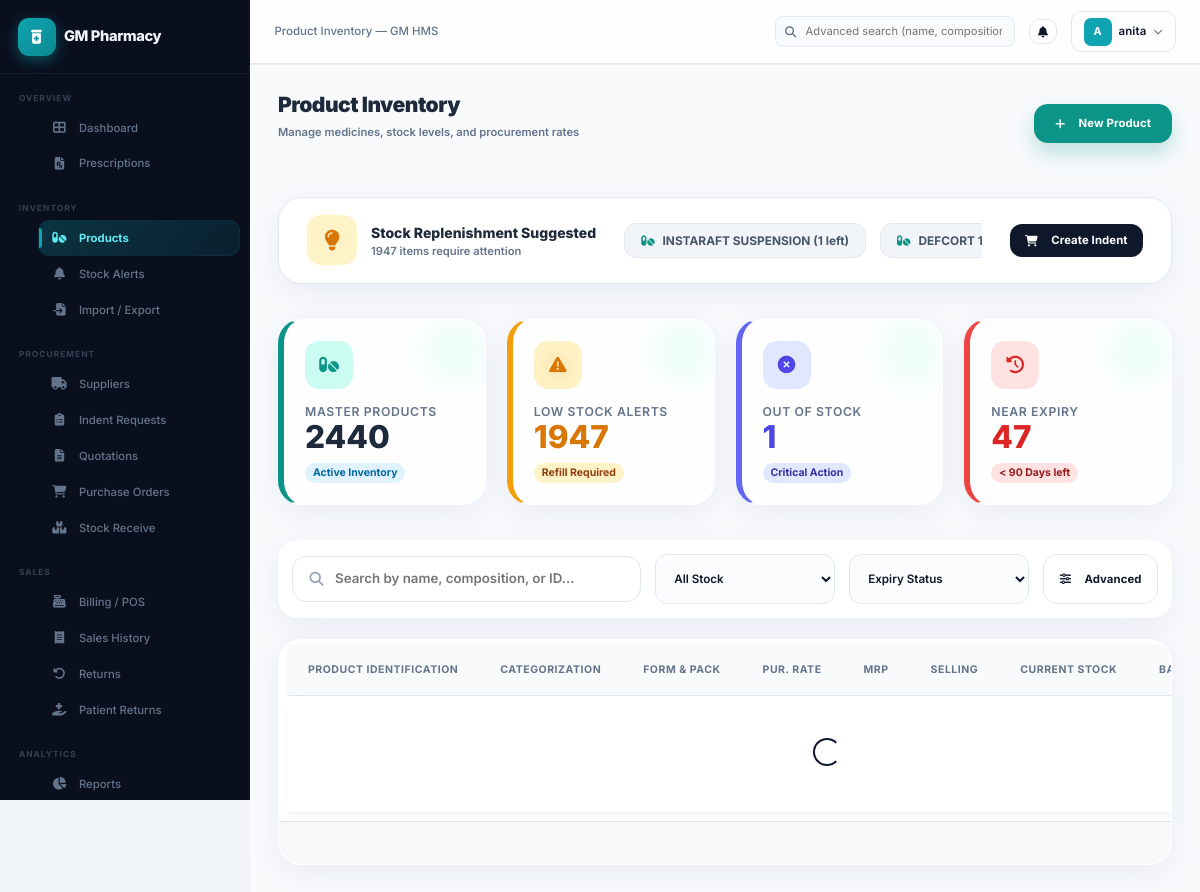
Screenshot of /pharmacy_view/products.php (signed in) with the database file from the repository.
### tables this page shows
CREATE TABLE `ph_product` (
  `sl_no` int(11) NOT NULL,
  `product_id` varchar(50) NOT NULL,
  `product_name` varchar(255) NOT NULL,
  `content` varchar(255) DEFAULT NULL,
  `strength` varchar(100) DEFAULT NULL,
  `form` varchar(100) DEFAULT NULL,
  `therapeutic` varchar(150) DEFAULT NULL,
  `hsn_code` varchar(20) DEFAULT NULL,
  `manufacturer` varchar(200) DEFAULT NULL,
  `purchase_rate` decimal(10,2) DEFAULT 0.00,
  `pack_rate` decimal(10,2) DEFAULT 0.00,
  `individual_rate` decimal(10,2) DEFAULT 0.00,
  `quantity` int(11) DEFAULT 0,
  `pack` varchar(100) DEFAULT NULL,
  `unit` varchar(50) DEFAULT '''Tablet''',
  `pack_size` int(11) DEFAULT 10,
  `min_stock` int(11) DEFAULT 20,
  `max_stock` int(11) DEFAULT 500,
  `rack_location` varchar(100) DEFAULT NULL,
  `batch_number` varchar(100) DEFAULT NULL,
  `expiry_date` date DEFAULT NULL,
  `mrp` decimal(10,2) DEFAULT 0.00,
  `sales_price` varchar(100) DEFAULT NULL,
  `GST_price` varchar(100) DEFAULT NULL,
  `total_MRP` varchar(100) DEFAULT NULL,
  `tax_no` varchar(100) DEFAULT NULL,
  `t_sale_price` varchar(100) DEFAULT NULL,
  `tax_percent` decimal(5,2) DEFAULT 12.00,
  `product_image` varchar(500) DEFAULT NULL,
  `total_cost` varchar(100) DEFAULT NULL,
  `attachment` mediumtext NOT NULL,
  `is_active` tinyint(1) DEFAULT 1,
  `last_update` timestamp NOT NULL DEFAULT current_timestamp() ON UPDATE current_timestamp()
);

### core/Autoloader.php (called while the page is built, shortened)
<?php
spl_autoload_register(function ($class) {
    $prefix = 'GM_HMS\\';
    $base_dir = __DIR__ . '/../';
    $len = strlen($prefix);
    $relative_class = substr($class, $len);
    $map = [
        'Controllers\\' => 'controler/',
        'Models\\' => 'models/',
        'Core\\' => 'core/',
        'Middleware\\' => 'middleware/',
        'Security\\' => 'security/',
        'Database\\' => 'Database/',
        'Config\\' => 'config/',
        'Modules\\' => 'modules/'
    ];
    foreach ($map as $ns => $dir) {
        if (strncmp($ns, $relative_class, strlen($ns)) === 0) {
            $file = $base_dir . $dir . str_replace('\\', '/', substr($relative_class, strlen($ns))) . '.php';
            if (file_exists($file)) {
                return;
            }
        }
    }
});

### config/SecurityConfig.php (called while the page is built, shortened)
<?php
class SecurityConfig {
    private static $instance = null;
    private $config = [];
    public static function getInstance() {
        if (self::$instance === null) {
            self::$instance = new self();
        }
        return self::$instance;
    }
    private function loadEnvironment() {
        $envPath = __DIR__ . '/.env';
        $lines = file($envPath, FILE_IGNORE_NEW_LINES | FILE_SKIP_EMPTY_LINES);
        foreach ($lines as $line) {
            if (strpos(trim($line), '#') === 0) continue;
            if (strpos($line, '=') !== false) {
                list($key, $value) = explode('=', $line, 2);
                $key = trim($key);
                $value = trim(trim($value), '"\'');
                $envValue = getenv($key);
                if ($envValue !== false) {
                    $this->config[$key] = $envValue;
                } else {
                    $this->config[$key] = $value;
                    putenv("$key=$value");
                    $_ENV[$key] = $value;
                }
            }
        }
    }
    private function validateConfiguration() {
        $required = ['DB_HOST', 'DB_NAME', 'DB_USERNAME', 'JWT_SECRET', 'ENCRYPTION_KEY'];
    }
    public function get($key, $default = null) {
        return $this->config[$key] ?? $default;
    }
    public function getDatabase() {
        return [
            'host' => $this->get('DB_HOST', 'localhost'),
            'port' => $this->get('DB_PORT', 3306),
            'name' => $this->get('DB_NAME'),
            'username' => $this->get('DB_USERNAME'),
            'password' => $this->get('DB_PASSWORD', ''),
            'charset' => $this->get('DB_CHARSET', 'utf8mb4')
        ];
    }
}

### Database/SecureDatabase.php (called while the page is built, shortened)
<?php
class SecureDatabase
{
    private static $instance = null;
    private $connection = null;
    private $config;
    private function __construct()
    {
        $this->config = SecurityConfig::getInstance();
    }
    public static function getInstance()
    {
        if (self::$instance === null) {
            self::$instance = new self();
        }
        return self::$instance;
    }
    private function connect()
    {
        try {
            $dbConfig = $this->config->getDatabase();
            $this->connection = new mysqli(
                $dbConfig['host'],
                $dbConfig['username'],
                $dbConfig['password'],
                $dbConfig['name'],
                $dbConfig['port']
                );
            $this->connection->query("SET SQL_MODE='STRICT_ALL_TABLES,NO_ZERO_DATE,NO_ZERO_IN_DATE'");
            $this->connection->query("SET time_zone = '+05:30'");
        }
        catch (Exception $e) {
            throw new Exception('Database initialization failed');
        }
    }
    public function execute($query, $params = [], $types = null)
    {
        $stmt = $this->connection->prepare($query);
        if (!empty($params)) {
            if ($types === null) {
                $types = '';
                foreach ($params as $key => $param) {
                    if (is_bool($param)) {
                        $params[$key] = $param ? 1 : 0;
                        $types .= 'i';
                    }
                    elseif (is_int($param))
                        $types .= 'i';
                    elseif (is_float($param))
                        $types .= 'd';
                    elseif (is_string($param) || is_null($param))
                        $types .= 's';
                    else
                        $types .= 'b';
                }
            }
            $stmt->bind_param($types, ...$params);
        }
        $success = $stmt->execute();
        $result = $stmt->get_result();
        return $result;
    }
    public function fetchAll($query, $params = [], $types = null)
    {
        $result = $this->execute($query, $params, $types);
        $rows = [];
        while ($row = $result->fetch_assoc())
            $rows[] = $row;
        return $rows;
    }
}

### pharmacy_view/includes/db.php (called while the page is built, shortened)
<?php
require_once __DIR__ . '/../../core/Autoloader.php';
class DBResult {
    private array $rows;
    public function __construct(array $rows) {
        $this->rows = $rows;
    }
    public function fetchAll(int $mode = 0): array {
        if ($mode === \PDO::FETCH_COLUMN) {
            return array_map(fn($r) => reset($r), $this->rows);
        }
        return $this->rows;
    }
    public function fetchColumn(): mixed {
        return reset($this->rows[0]);
    }
}
class DBWrapper {
    private SecureDatabase $db;
    public function __construct(SecureDatabase $db) {
        $this->db = $db;
    }
    public function query(string $sql): DBResult {
        $rows = $this->db->fetchAll($sql);
        return new DBResult($rows);
    }
}
function _getSecureDB(): SecureDatabase {
    static $db = null;
    if ($db === null) {
        $db = SecureDatabase::getInstance();
    }
    return $db;
}
function getDB(): DBWrapper {
    static $wrapper = null;
    if ($wrapper === null) {
        $wrapper = new DBWrapper(_getSecureDB());
    }
    return $wrapper;
}

### pharmacy_view/products.php (the view, shortened to what this page needs)
<?php
require_once 'includes/db.php';
$db = getDB();
$totalProducts = (int)$db->query("SELECT COUNT(*) FROM ph_product")->fetchColumn();
$lowStockThreshold = 20;
$lowStockItems = $db->query("SELECT product_id, product_name, quantity FROM ph_product WHERE quantity > 0 AND quantity <= $lowStockThreshold ORDER BY quantity ASC")->fetchAll();
$lowStockCount = count($lowStockItems);
$outOfStockCount = (int)$db->query("SELECT COUNT(*) FROM ph_product WHERE quantity = 0")->fetchColumn();
$expiredSoonCount = (int)$db->query("SELECT COUNT(*) FROM ph_product WHERE expiry_date <= DATE_ADD(CURDATE(), INTERVAL 90 DAY) AND expiry_date >= CURDATE()")->fetchColumn();
include 'includes/ph_head.php';
?>
<div class="ph-wrap">
<?php include 'includes/pharmacy_sidebar.php'; ?>
<div id="ph-content">
<?php include 'includes/pharmacy_navbar.php'; ?>
<div class="ph-page-body">
  <div class="d-flex justify-content-between align-items-center mb-5">
    <div>
      <h1 class="ph-page-title" style="font-weight: 900; letter-spacing: -0.5px; color: var(--med-text-main);">Product Inventory</h1>
      <p class="ph-page-subtitle" style="font-weight: 600; color: var(--med-text-muted);">Manage medicines, stock levels, and procurement rates</p>
    </div>
    <button class="ph-btn" style="background: var(--med-primary); color: white; padding: 0.75rem 1.5rem; border-radius: 14px; font-weight: 700; box-shadow: 0 10px 20px rgba(13, 148, 136, 0.25);" onclick="openProductModal()">
      <i class="fas fa-plus me-2"></i> New Product
    </button>
  </div>
  <?php if($lowStockCount > 0): ?>
  <div class="smart-alert">
    <div class="d-flex align-items-center gap-3">
      <div style="width:50px; height:50px; border-radius:14px; background: #FEF3C7; color: #D97706; display: flex; align-items: center; justify-content: center; font-size: 1.5rem;"><i class="fas fa-lightbulb"></i></div>
      <div>
        <div style="font-weight: 800; color: var(--med-text-main); font-size: 1rem;">Stock Replenishment Suggested</div>
        <div style="font-size: 0.8rem; color: var(--med-text-muted); font-weight: 600;"><?= $lowStockCount ?> items require attention</div>
      </div>
    </div>
    <div class="low-stock-scroll">
      <?php foreach($lowStockItems as $item): ?>
        <div class="stock-item-tag">
          <i class="fas fa-pills" style="color: var(--med-primary)"></i>
          <?= htmlspecialchars($item['product_name']) ?> (<?= $item['quantity'] ?> left)
        </div>
      <?php endforeach; ?>
    </div>
    <button class="ph-btn" style="background: #0F172A; color: white; border-radius: 12px; font-weight: 700;" onclick="window.location.href='indent_request.php'">
      <i class="fas fa-shopping-cart me-2"></i> Create Indent
    </button>
  </div>
  <?php endif; ?>
  <div class="bento-grid">
    <div class="bento-card bc-total">
      <div>
        <div class="bento-icon" style="background: var(--med-primary-light); color: var(--med-primary);"><i class="fas fa-pills"></i></div>
        <div class="bento-lbl">Master Products</div>
      </div>
      <div>
        <div class="bento-val"><?= $totalProducts ?></div>
        <div class="bento-trend" style="background: #E0F2FE; color: #0369A1;">Active Inventory</div>
      </div>
    </div>
    <div class="bento-card bc-low">
      <div>
        <div class="bento-icon" style="background: #FEF3C7; color: #D97706; text-shadow: 0 0 20px rgba(217, 119, 6, 0.4);"><i class="fas fa-exclamation-triangle"></i></div>
        <div class="bento-lbl">Low Stock Alerts</div>
      </div>
      <div>
        <div class="bento-val" style="color: #D97706;"><?= $lowStockCount ?></div>
        <div class="bento-trend" style="background: #FEF3C7; color: #92400E;">Refill Required</div>
      </div>
    </div>
    <div class="bento-card bc-out">
      <div>
        <div class="bento-icon" style="background: #E0E7FF; color: #4F46E5;"><i class="fas fa-times-circle"></i></div>
        <div class="bento-lbl">Out of Stock</div>
      </div>
      <div>
        <div class="bento-val" style="color: #4F46E5;"><?= $outOfStockCount ?></div>
        <div class="bento-trend" style="background: #E0E7FF; color: #3730A3;">Critical Action</div>
      </div>
    </div>
    <div class="bento-card bc-expired">
      <div>
        <div class="bento-icon" style="background: #FEE2E2; color: #DC2626;"><i class="fas fa-history"></i></div>
        <div class="bento-lbl">Near Expiry</div>
      </div>
      <div>
        <div class="bento-val" style="color: #DC2626;"><?= $expiredSoonCount ?></div>
        <div class="bento-trend" style="background: #FEE2E2; color: #991B1B;">< 90 Days left</div>
      </div>
    </div>
  </div>
  <div class="workspace-header">
    <div class="search-pill">
      <i class="fas fa-search"></i>
      <input type="text" id="searchInput" placeholder="Search by name, composition, or ID...">
    </div>
    <select class="ph-select" id="stockFilter" style="width: 180px; height: 50px;">
      <option value="">All Stock</option>
    </select>
    <select class="ph-select" id="expiryFilter" style="width: 180px; height: 50px;">
      <option value="">Expiry Status</option>
    </select>
    <button class="ph-btn ph-btn-outline" style="height: 50px; border-radius: 14px;" data-bs-toggle="collapse" data-bs-target="#advancedFilters">
      <i class="fas fa-sliders-h me-2"></i> Advanced
    </button>
  </div>
  <div class="smart-table-container">
    <div class="ph-table-wrap">
      <table class="ph-table" id="productsTable">
        <thead>
          <tr>
            <th>Product Identification</th>
            <th>Categorization</th>
            <th>Form & Pack</th>
            <th class="text-end">Pur. Rate</th>
            <th class="text-end">MRP</th>
            <th class="text-end">Selling</th>
            <th class="text-center">Current Stock</th>
            <th>Batch & Expiry</th>
          </tr>
        </thead>
        <tbody id="productsBody">
          <tr><td colspan="9" class="text-center py-5"><div class="spinner-border text-teal" role="status"></div></td></tr>
        </tbody>
      </table>
    </div>
    <div class="p-4 border-top bg-light d-flex justify-content-between align-items-center">
    </div>
  </div>
</div>
</div>
</div>
<?php include 'includes/ph_foot.php'; ?>

### rows the page displays
ph_product: product_name "INSTARAFT SUSPENSION", quantity "1"
ph_product: product_name "DEFCORT…"

### other values shown
$label "Dashboard Prescriptions Products Stock Alerts Import / Export Suppliers Indent Requests Quotations Purchase Orders Stock Receive Billing / POS Sales History Returns Patient Returns Reports"
$pageTitle "Product Inventory — GM HMS"
substr($userName, 0, 1) "A"
$userName "anita"
$lowStockCount "1947"
